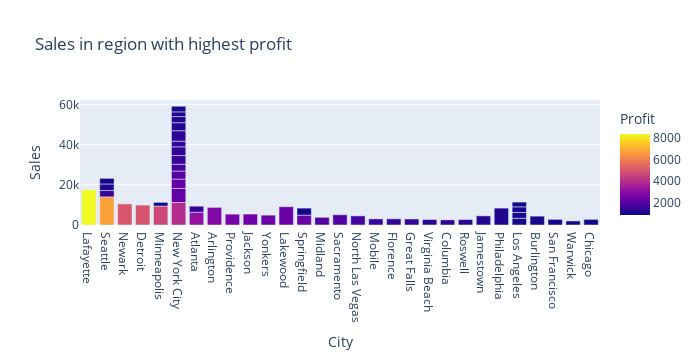

The notebook cell saved with this chart:
### Code cell
fig= px.bar(csv.head(50),x='City', y="Sales",color='Profit',hover_data=['Category'],width=700,title="Sales in region with highest profit")
fig.show()

### Figure 1 — Plotly figure (JSON) as saved in the notebook; plotly's stock layout.template omitted (floating-point values rounded to 4 significant figures)
{"data": [{"alignmentgroup": "True", "customdata": [["Technology"], ["Technology"], ["Technology"], ["Office Supplies"], ["Office Supplies"], ["Technology"], ["Office Supplies"], ["Technology"], ["Technology"], ["Office Supplies"], ["Technology"], ["Technology"], ["Technology"], ["Technology"], ["Technology"], ["Technology"], ["Office Supplies"], ["Office Supplies"], ["Technology"], ["Office Supplies"], ["Technology"], ["Technology"], ["Office Supplies"], ["Technology"], ["Technology"], ["Office Supplies"], ["Technology"], ["Technology"], ["Technology"], ["Office Supplies"], ["Office Supplies"], ["Office Supplies"], ["Technology"], ["Technology"], ["Office Supplies"], ["Technology"], ["Technology"], ["Office Supplies"], ["Technology"], ["Technology"], ["Furniture"], ["Technology"], ["Technology"], ["Technology"], ["Office Supplies"], ["Technology"], ["Technology"], ["Office Supplies"], ["Technology"], ["Office Supplies"]], "hovertemplate": "City=%{x}<br>Sales=%{y}<br>Category=%{customdata[0]}<br>Profit=%{marker.color}<extra></extra>", "legendgroup": "", "marker": {"color": [8400.0, 6720.0, 5040.0, 4946.0, 4630.0, 3920.0, 3177.0, 2800.0, 2592.0, 2504.0, 2401.0, 2366.0, 2303.0, 2240.0, 2229.0, 1996.0, 1906.0, 1906.0, 1668.0, 1644.0, 1480.0, 1459.0, 1453.0, 1440.0, 1417.0, 1415.0, 1380.0, 1372.0, 1352.0, 1276.0, 1271.0, 1265.0, 1228.0, 1160.0, 1144.0, 1120.0, 1115.0, 1062.0, 1050.0, 1015.0, 1013.0, 1008.0, 945.0, 945.0, 942.8, 910.0, 900.0, 884.1, 875.0, 843.2], "coloraxis": "coloraxis", "pattern": {"shape": ""}}, "name": "", "offsetgroup": "", "orientation": "v", "showlegend": false, "textposition": "auto", "type": "bar", "x": ["Lafayette", "Seattle", "Newark", "Detroit", "Minneapolis", "New York City", "Atlanta", "Arlington", "Providence", "Jackson", "Yonkers", "Lakewood", "Springfield", "New York City", "New York City", "New York City", "Midland", "Sacramento", "New York City", "North Las Vegas", "Seattle", "Mobile", "New York City", "Atlanta", "Florence", "New York City", "Great Falls", "New York City", "New York City", "Virginia Beach", "Columbia", "Roswell", "Jamestown", "New York City", "New York City", "Philadelphia", "New York City", "Seattle", "Los Angeles", "New York City", "Burlington", "Los Angeles", "Los Angeles", "San Francisco", "Seattle", "Springfield", "Warwick", "Los Angeles", "Chicago", "Minneapolis"], "xaxis": "x", "y": [17500.0, 14000.0, 10500.0, 9893.0, 9450.0, 11200.0, 6355.0, 8750.0, 5400.0, 5444.0, 4900.0, 9100.0, 4900.0, 7000.0, 4644.0, 3992.0, 3813.0, 5084.0, 3404.0, 4536.0, 3150.0, 3040, 4306.0, 3000.0, 3080, 4355.0, 3000.0, 2800.0, 5200.0, 2716.0, 2542.0, 2691.0, 4549.0, 4000.0, 3050.0, 8400.0, 2322.0, 3266.0, 3360.0, 2800.0, 4405.0, 2880.0, 2800.0, 2800.0, 2794.0, 3500.0, 2000.0, 2357.0, 2800.0, 1794.0], "yaxis": "y"}], "layout": {"barmode": "relative", "coloraxis": {"colorbar": {"title": {"text": "Profit"}}, "colorscale": [[0, "#0d0887"], [0.1111, "#46039f"], [0.2222, "#7201a8"], [0.3333, "#9c179e"], [0.4444, "#bd3786"], [0.5556, "#d8576b"], [0.6667, "#ed7953"], [0.7778, "#fb9f3a"], [0.8889, "#fdca26"], [1, "#f0f921"]]}, "height": 360, "legend": {"tracegroupgap": 0}, "title": {"text": "Sales in region with highest profit"}, "width": 700, "xaxis": {"anchor": "y", "autorange": true, "domain": [0, 1], "range": [-0.5, 28.5], "title": {"text": "City"}, "type": "category"}, "yaxis": {"anchor": "x", "autorange": true, "domain": [0, 1], "range": [0, 62180.0], "title": {"text": "Sales"}, "type": "linear"}}}
